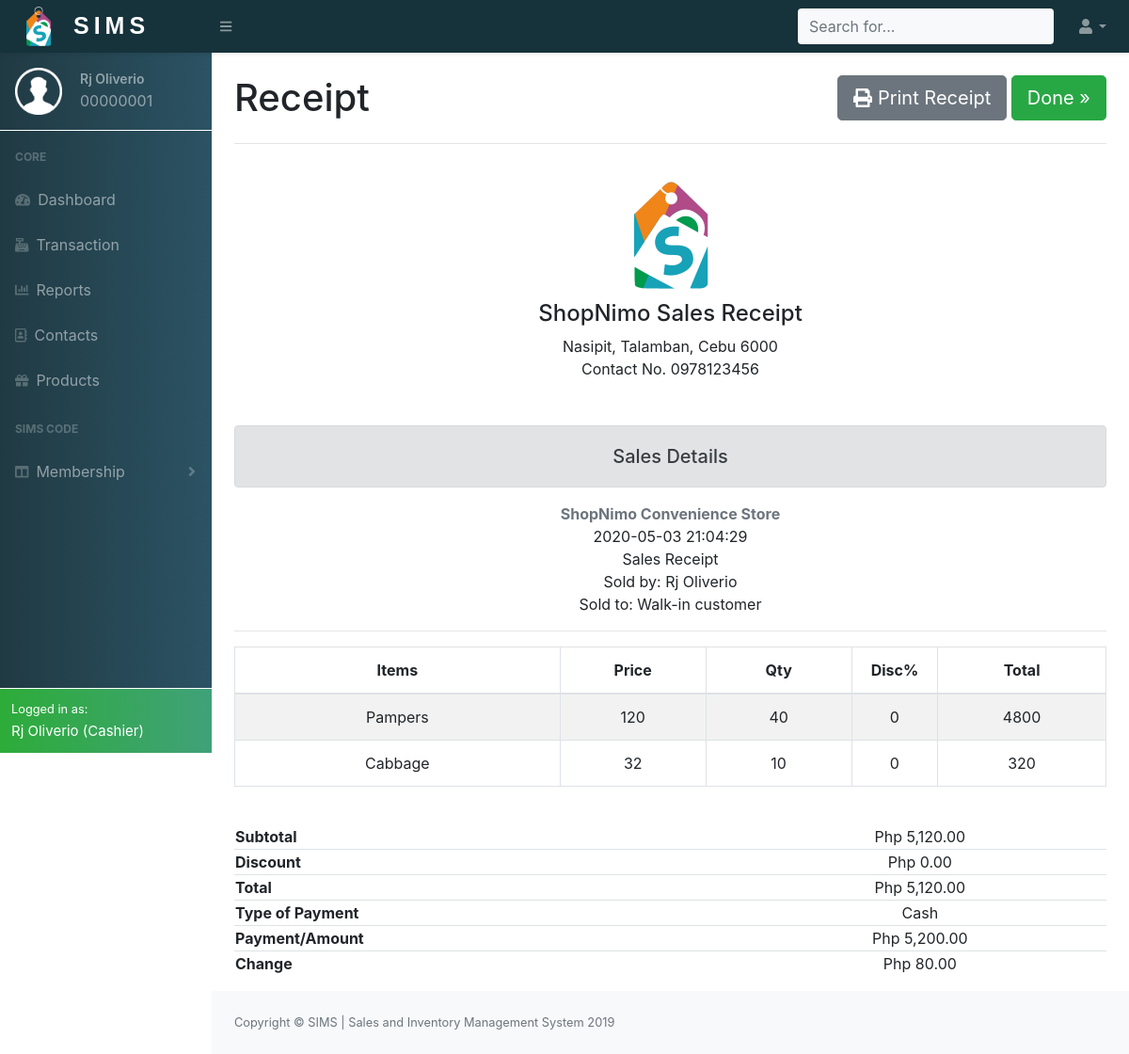
Screenshot of /project/php/invoicereceipt.php?invoiceid=0000000056 (signed in) with the database file from the repository.
### tables this page shows
CREATE TABLE `employee_accounts` (
  `Employee_id` int(8) UNSIGNED ZEROFILL NOT NULL,
  `Person_id` int(8) NOT NULL,
  `Password` varchar(255) NOT NULL
);

CREATE TABLE `person_info` (
  `Person_id` int(8) NOT NULL,
  `Fname` varchar(255) NOT NULL,
  `Lname` varchar(255) NOT NULL,
  `Email` varchar(255) NOT NULL,
  `Image` varchar(255) NOT NULL DEFAULT 'user.png',
  `Contact_no` varchar(15) NOT NULL,
  `Address` varchar(255) NOT NULL,
  `Age` int(3) DEFAULT NULL,
  `Gender` enum('Male','Female') DEFAULT NULL,
  `Date_added` datetime NOT NULL DEFAULT current_timestamp(),
  `Person_type` enum('Cashier','Manager','Supplier','Customer') NOT NULL
);

CREATE TABLE `invoice` (
  `Invoice_id` int(10) UNSIGNED ZEROFILL NOT NULL,
  `Trans_id` int(10) UNSIGNED ZEROFILL NOT NULL,
  `Total` double NOT NULL,
  `Discount` double NOT NULL,
  `Payment` double NOT NULL,
  `Payment_type` enum('Cash','Card','SIMS-Code') NOT NULL,
  `Card_number` varchar(50) DEFAULT NULL,
  `SIMS_code` int(8) UNSIGNED ZEROFILL DEFAULT NULL
);

CREATE TABLE `transactions` (
  `Trans_id` int(10) UNSIGNED ZEROFILL NOT NULL,
  `Employee_id` int(8) UNSIGNED ZEROFILL NOT NULL,
  `Date` datetime NOT NULL DEFAULT current_timestamp()
);

CREATE TABLE `orders` (
  `Trans_id` int(10) UNSIGNED ZEROFILL NOT NULL,
  `Prod_id` int(10) UNSIGNED ZEROFILL NOT NULL,
  `Qty` int(10) NOT NULL
);

CREATE TABLE `products` (
  `Prod_id` int(10) UNSIGNED ZEROFILL NOT NULL,
  `ProdName` varchar(255) NOT NULL,
  `ProdType` enum('Beverages','Bread','Canned','Dairy','Baking Goods','Produce','Cleaners','Paper Goods','Personal Care','Other') NOT NULL,
  `Qty` int(10) NOT NULL,
  `Price` double NOT NULL,
  `Date_added` date NOT NULL DEFAULT current_timestamp(),
  `Expiry_date` date NOT NULL,
  `Supplier_id` int(10) NOT NULL
);

### project/php/dbconnect.php (called while the page is built, shortened)
<?php
    function runQuery($conn,$str){
        $res=mysqli_query($conn,$str);
        return $res;
    }
?>

### project/php/invoicereceipt.php (the view, shortened to what this page needs)
<?php
    include_once('dbconnect.php');
    if(isset($_SESSION['empid'])){
        $res=runQuery($conn,"SELECT * FROM employee_accounts INNER JOIN person_info ON employee_accounts.Person_id=person_info.Person_id WHERE employee_accounts.Employee_id='{$_SESSION['empid']}'");
        $res=mysqli_fetch_array($res);
    }else{
        header("Location: ../index.php");
    }
?>
<!DOCTYPE html>
<html lang="en">
<head>
    <link href="http://localhost/project/css/styles.css" rel="stylesheet" />
    <link href="https://cdn.datatables.net/1.10.20/css/dataTables.bootstrap4.min.css" rel="stylesheet" />
</head>
<body class="sb-nav-fixed">
    <?php
       include('header.php');
    ?>
        <div id="layoutSidenav_content">
            <main>
                <?php
                        $sql="SELECT * FROM invoice
                        INNER JOIN transactions ON transactions.Trans_id=invoice.Trans_id
                        INNER JOIN employee_accounts ON employee_accounts.Employee_id=transactions.Employee_id
                        INNER JOIN person_info ON person_info.Person_id=employee_accounts.Person_id
                        WHERE invoice.Invoice_id='{$_GET['invoiceid']}'";
                        $res=mysqli_query($conn,$sql);
                        $res=mysqli_fetch_assoc($res);
                    ?>
                <div class="container-fluid">
                    <div class="mt-4 row">
                        <div class="col-lg-8">
                            <h1>Receipt</h1>
                        </div>
                        <div class="col-lg-4 text-right">
                            <button class="btn btn-lg btn-secondary text-white printreceipt "><i class="fas fa-print"></i> Print Receipt</button>
                            <a type="button" class="btn btn-lg btn-success text-white donepayment text-decoration-none" href="reports.php">Done &raquo;</a>
                        </div>
                    </div>
                    <hr>
                    <div class="text-center mb-3 purchasearea">
                        <div class='text-center m-auto'>
                            <img src='http://localhost/project/images/sims2.png' width='150' height='150'>
                            <h4>ShopNimo Sales Receipt</h4>
                            <span>Nasipit, Talamban, Cebu 6000</span><br>
                            <span>Contact No. 0978123456</span>
                        </div><br><br>
                        <div class="alert alert-secondary " role="alert">
                            <h5 class="pt-2">Sales Details</h5>
                        </div>
                                <div class="text-center mt-3">
                                    <span class="font-weight-bold text-secondary">ShopNimo Convenience Store</span><br>
                                    <span><?php echo $res['Date']; ?></span><br>
                                    <span>Sales Receipt</span><br>
                                    <span>Sold by: <?php echo $res['Fname']." ".$res['Lname']; ?></span><br>
                                    <span>Sold to: Walk-in customer</span><br> <hr>
                                </div>
                                <table class="table table-bordered mb-3  ordertable table-striped" id="table" width="100%" cellspacing="0">
                                        <thead>
                                            <tr class="text-center">
                                                <th width="29%">Items</th>
                                                <th width="13%">Price</th>
                                                <th width="13%">Qty</th>
                                                <th width="6%">Disc%</th>
                                                <th width="15%">Total</th>
                                            </tr>
                                        </thead>
                                        <tbody class="text-center">
                                            <?php
                                                $sql="SELECT orders.Prod_id,orders.Qty,products.Price,products.ProdName FROM orders INNER JOIN products ON orders.Prod_id=products.Prod_id WHERE orders.Trans_id={$res['Trans_id']}";
                                                $rows=mysqli_query($conn,$sql);
                                                while($row=mysqli_fetch_assoc($rows)){
                                                    echo "<tr>
                                                            <td>".$row['ProdName']."</td>
                                                            <td id='prodprice'>".$row['Price']."</td>
                                                            <td id='prodqty' contenteditable='false'>".$row['Qty']."</td>
                                                            <td>0</td>
                                                            <td id='prodtotal'>".$row['Price'] * $row['Qty']."</td>
                                                            </tr>";
                                                }
                                            ?>
                                        </tbody>
                                    </table>
                                    <br>
                                    <div class="text-center mb-3">
                                        <table width="100%" class="receiptdetails">
                                                <tbody>
                                                    <tr class="border-bottom mb-4 subtotal">
                                                        <td class="text-left font-weight-bold">Subtotal</td>
                                                        <td>Php <span><?php echo number_format($res['Total'],2); ?><span></td>
                                                    </tr>
                                                    <tr class="border-bottom mb-4 discount">
                                                        <td class="text-left font-weight-bold">Discount</td>
                                                        <td>Php <span><?php echo number_format($res['Discount'],2); ?><span></td>
                                                    </tr>
                                                    <tr class="border-bottom mb-4 total">
                                                        <td class="text-left font-weight-bold">Total</td>
                                                        <td>Php <span><?php echo number_format($res['Total']-$res['Discount'],2); ?><span></td>
                                                    </tr>
                                                    <tr class="border-bottom mb-4 typeofpayment">
                                                        <td class="text-left font-weight-bold">Type of Payment</td>
                                                        <td><?php echo $res['Payment_type']; ?></td>
                                                    </tr>
                                                    <tr class="border-bottom mb-4 payment">
                                                        <td class="text-left font-weight-bold">Payment/Amount</td>
                                                        <td>Php <span><?php echo number_format($res['Payment'],2); ?><span></td>
                                                    </tr>
                                                    <tr class="change">
                                                        <td class="text-left font-weight-bold">Change</td>
                                                        <td>Php <span><?php echo number_format($res['Payment']-$res['Total'],2); ?><span></td>
                                                    </tr>
                                                </tbody>
                                        </table>
                                    </div>
                        </div>
                </div>
            </main>
            <?php include('footer.php'); ?>
        </div>
    </div>
</body>
</html>

### project/php/header.php (shortened to what this page needs)
<nav class="sb-topnav navbar navbar-expand navbar-dark bg-light topnavcolor shadow-sm">
            <a class="navbar-brand" href="cashierdashboard.php"><img  src="../images/sims2.png" width="50" height="50"><span class="simstop ">SIMS</span></a><button class="btn btn-link btn-sm order-1 order-lg-0" id="sidebarToggle" href="#"><i class="fas fa-bars"></i></button
            >
            <form class="d-none d-md-inline-block form-inline ml-auto mr-0 mr-md-3 my-2 my-md-0">
                <div class="input-group div-wrapper">
                <input type="text" class="form-control bg-light border-0 small template-links" placeholder="Search for..." >
            </div>
            </form>
            <ul class="navbar-nav ml-auto ml-md-0">
                <li class="nav-item dropdown">
                    <a class="nav-link dropdown-toggle" id="userDropdown" href="#" role="button" data-toggle="dropdown" aria-haspopup="true" aria-expanded="false"><i class="fas fa-user fa-fw"></i></a>
                </li>
            </ul>
        </nav>
        <div id="layoutSidenav">
            <div id="layoutSidenav_nav">
                <nav class="sb-sidenav accordion sb-sidenav-dark navcolor" id="sidenavAccordion">
                    <div class="sb-sidenav-menu">
                        <div class="nav">
                            <div class="sb-nav-userinfo p-3">
                                <div class="float-left">
                                    <img src="../images/<?php echo $res['Image']; ?>" width="50" height="50">
                                </div>
                                <div class="userdetails">
                                    <p><?php echo $res['Fname']." ".$res['Lname']; ?></p>
                                    <span><?php echo $res['Employee_id']; ?></span>
                                </div>
                            </div>
                            <div class="user-divider w-100 bg-white"></div>
                            <div class="sb-sidenav-menu-heading">Core</div>
                            <a class="nav-link" href="cashierdashboard.php"
                                ><div class="sb-nav-link-icon"><i class="fas fa-tachometer-alt"></i></div>
                                Dashboard</a>
                            <a class="nav-link" href="purchase.php">
                                <div class="sb-nav-link-icon"><i class="fas fa-cash-register"></i></div>
                                Transaction
                            </a>
                            <a class="nav-link" href="reports.php">
                                <div class="sb-nav-link-icon"><i class="fas fa-chart-bar"></i></div>
                                Reports
                            </a>
                            <a class="nav-link" href="contacts.php">
                                <div class="sb-nav-link-icon"><i class="far fa-address-book"></i></div>
                                Contacts
                            </a>
                            <a class="nav-link" href="products.php">
                                <div class="sb-nav-link-icon"><i class="fas fa-gift"></i></div>
                                Products
                            </a>
                            <div class="sb-sidenav-menu-heading">SIMS Code</div>
                            <a class="nav-link collapsed" href="#" data-toggle="collapse" data-target="#collapseLayouts" aria-expanded="false" aria-controls="collapseLayouts"
                                ><div class="sb-nav-link-icon"><i class="fas fa-columns"></i></div>
                                Membership
                                <div class="sb-sidenav-collapse-arrow"><i class="fas fa-angle-down"></i></div
                            ></a>
                        </div>
                    </div>
                    <div class="sb-sidenav-footer bg-success logged border border-white border-right-0 border-bottom-0 border-left-0">
                        <div class="small text-white">Logged in as:</div>
                        <span class="text-white active-name "><?php echo $res['Fname']." ".$res['Lname']." (".$res['Person_type'].")"; ?></span>
                    </div>
                </nav>
            </div>

### project/php/footer.php
<footer class="py-4 bg-light mt-auto">
                    <div class="container-fluid">
                        <div class="d-flex align-items-center justify-content-between small">
                            <div class="text-muted">Copyright &copy; SIMS | Sales and Inventory Management System 2019</div>
                        </div>
                    </div>
                </footer>

### rows the page displays
employee_accounts: Person.Image (placeholder picture), Person.Fname "Rj", Person.Lname "Oliverio", Employee_id "00000001", Person.Person_type "Cashier"
invoice: Trans.Date "2020-05-03 21:04:29", person_info.Fname "Rj", person_info.Lname "Oliverio", Total "5,120.00", Discount "0.00", $res['Total']-$res['Discount'] "5,120.00", Payment_type "Cash", Payment "5,200.00", $res['Payment']-$res['Total'] "80.00"
orders: Prod.ProdName "Pampers", Prod.Price "120", Qty "40", $row['Price'] * $row['Qty'] "4800"
orders: Prod.ProdName "Cabbage", Prod.Price "32", Qty "10", $row['Price'] * $row['Qty'] "320"
